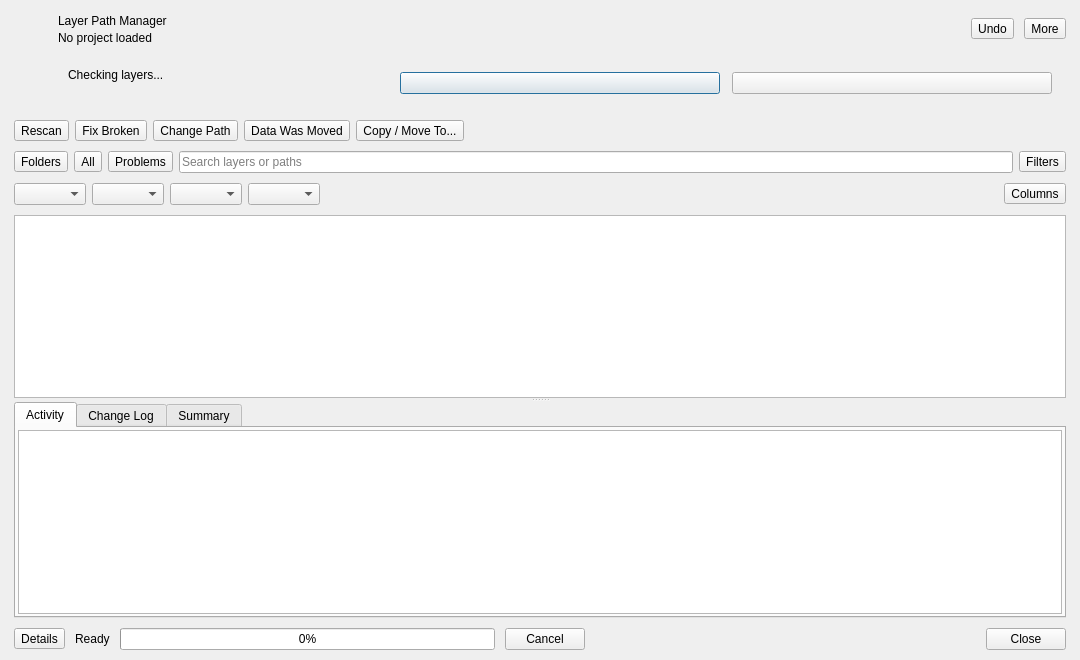
<?xml version="1.0" encoding="UTF-8"?>
<ui version="4.0">
 <class>LayerPathManagerDialogBase</class>
 <widget class="QDialog" name="LayerPathManagerDialogBase">
  <property name="geometry">
   <rect><x>0</x><y>0</y><width>1080</width><height>660</height></rect>
  </property>
  <property name="minimumSize">
   <size><width>760</width><height>460</height></size>
  </property>
  <property name="windowTitle">
   <string>Layer Path Manager</string>
  </property>
  <layout class="QVBoxLayout" name="rootLayout">
   <property name="spacing"><number>10</number></property>
   <property name="leftMargin"><number>14</number></property>
   <property name="topMargin"><number>12</number></property>
   <property name="rightMargin"><number>14</number></property>
   <property name="bottomMargin"><number>10</number></property>
   <!-- ===== Header: title + project ===== -->
   <item>
    <layout class="QHBoxLayout" name="headerLayout">
     <property name="spacing"><number>10</number></property>
     <item>
      <widget class="QLabel" name="iconLabel">
       <property name="minimumSize"><size><width>34</width><height>34</height></size></property>
       <property name="maximumSize"><size><width>34</width><height>34</height></size></property>
       <property name="scaledContents"><bool>true</bool></property>
      </widget>
     </item>
     <item>
      <layout class="QVBoxLayout" name="titleLayout">
       <property name="spacing"><number>0</number></property>
       <item><widget class="QLabel" name="titleLabel"><property name="text"><string>Layer Path Manager</string></property></widget></item>
       <item><widget class="QLabel" name="projectInfoLabel"><property name="text"><string>No project loaded</string></property></widget></item>
      </layout>
     </item>
     <item>
      <spacer name="headerSpacer">
       <property name="orientation"><enum>Qt::Horizontal</enum></property>
       <property name="sizeHint" stdset="0"><size><width>10</width><height>10</height></size></property>
      </spacer>
     </item>
     <item><widget class="QToolButton" name="btnUndo"><property name="text"><string>Undo</string></property></widget></item>
     <item><widget class="QToolButton" name="btnMore"><property name="text"><string>More</string></property></widget></item>
    </layout>
   </item>
   <!-- ===== Status banner: the problem + the one button that fixes it ===== -->
   <item>
    <widget class="QFrame" name="statusBanner">
     <layout class="QHBoxLayout" name="bannerLayout">
      <property name="spacing"><number>12</number></property>
      <property name="leftMargin"><number>14</number></property>
      <property name="topMargin"><number>12</number></property>
      <property name="rightMargin"><number>14</number></property>
      <property name="bottomMargin"><number>12</number></property>
      <item>
       <widget class="QLabel" name="bannerIcon">
        <property name="minimumSize"><size><width>28</width><height>28</height></size></property>
        <property name="maximumSize"><size><width>28</width><height>28</height></size></property>
        <property name="scaledContents"><bool>true</bool></property>
       </widget>
      </item>
      <item>
       <layout class="QVBoxLayout" name="bannerTextLayout">
        <property name="spacing"><number>2</number></property>
        <item><widget class="QLabel" name="bannerTitle"><property name="text"><string>Checking layers...</string></property></widget></item>
        <item><widget class="QLabel" name="bannerText"><property name="text"><string/></property><property name="wordWrap"><bool>true</bool></property></widget></item>
       </layout>
      </item>
      <item><widget class="QPushButton" name="bannerSecondary"><property name="text"><string/></property></widget></item>
      <item><widget class="QPushButton" name="bannerAction"><property name="text"><string/></property></widget></item>
     </layout>
    </widget>
   </item>
   <!-- ===== Main actions + search ===== -->
   <item>
    <layout class="QHBoxLayout" name="actionLayout">
     <property name="spacing"><number>6</number></property>
     <item><widget class="QToolButton" name="btnScan"><property name="text"><string>Rescan</string></property></widget></item>
     <item><widget class="QToolButton" name="btnRepair"><property name="text"><string>Fix Broken</string></property></widget></item>
     <item><widget class="QToolButton" name="btnEdit"><property name="text"><string>Change Path</string></property></widget></item>
     <item><widget class="QToolButton" name="btnRelocate"><property name="text"><string>Data Was Moved</string></property></widget></item>
     <item><widget class="QToolButton" name="btnCopy"><property name="text"><string>Copy / Move To...</string></property></widget></item>
     <item>
      <spacer name="actionSpacer">
       <property name="orientation"><enum>Qt::Horizontal</enum></property>
       <property name="sizeHint" stdset="0"><size><width>10</width><height>10</height></size></property>
      </spacer>
     </item>
    </layout>
   </item>
   <item>
    <layout class="QHBoxLayout" name="viewLayout">
     <property name="spacing"><number>6</number></property>
     <item><widget class="QToolButton" name="btnFolders"><property name="text"><string>Folders</string></property></widget></item>
     <item><widget class="QToolButton" name="btnShowAll"><property name="text"><string>All</string></property></widget></item>
     <item><widget class="QToolButton" name="btnShowProblems"><property name="text"><string>Problems</string></property></widget></item>
     <item>
      <widget class="QgsFilterLineEdit" name="searchEdit">
       <property name="minimumSize"><size><width>110</width><height>0</height></size></property>
       
       <property name="placeholderText"><string>Search layers or paths</string></property>
      </widget>
     </item>
     <item><widget class="QToolButton" name="btnFilters"><property name="text"><string>Filters</string></property></widget></item>
    </layout>
   </item>
   <!-- ===== Advanced filters (hidden until "Filters" is pressed) ===== -->
   <item>
    <widget class="QWidget" name="filterPanel">
     <layout class="QHBoxLayout" name="filterLayout">
      <property name="leftMargin"><number>0</number></property>
      <property name="topMargin"><number>0</number></property>
      <property name="rightMargin"><number>0</number></property>
      <property name="bottomMargin"><number>0</number></property>
      <item><widget class="QComboBox" name="statusFilter"/></item>
      <item><widget class="QComboBox" name="typeFilter"/></item>
      <item><widget class="QComboBox" name="providerFilter"/></item>
      <item><widget class="QComboBox" name="scopeCombo"/></item>
      <item>
       <spacer name="filterSpacer">
        <property name="orientation"><enum>Qt::Horizontal</enum></property>
        <property name="sizeHint" stdset="0"><size><width>10</width><height>10</height></size></property>
       </spacer>
      </item>
      <item><widget class="QToolButton" name="btnColumns"><property name="text"><string>Columns</string></property></widget></item>
     </layout>
    </widget>
   </item>
   <!-- ===== Table + collapsible details ===== -->
   <item>
    <widget class="QSplitter" name="verticalSplitter">
     <property name="orientation"><enum>Qt::Vertical</enum></property>
     <property name="childrenCollapsible"><bool>false</bool></property>
     <widget class="QTableView" name="layerTable">
      <property name="alternatingRowColors"><bool>true</bool></property>
      <property name="selectionMode"><enum>QAbstractItemView::ExtendedSelection</enum></property>
      <property name="selectionBehavior"><enum>QAbstractItemView::SelectRows</enum></property>
      <property name="sortingEnabled"><bool>true</bool></property>
      <property name="wordWrap"><bool>false</bool></property>
      <property name="showGrid"><bool>false</bool></property>
     </widget>
     <widget class="QTabWidget" name="logTabs">
      <property name="currentIndex"><number>0</number></property>
      <widget class="QWidget" name="tabActivity">
       <attribute name="title"><string>Activity</string></attribute>
       <layout class="QVBoxLayout" name="activityLayout">
        <property name="leftMargin"><number>2</number></property>
        <property name="topMargin"><number>2</number></property>
        <property name="rightMargin"><number>2</number></property>
        <property name="bottomMargin"><number>2</number></property>
        <item><widget class="QTextBrowser" name="activityText"/></item>
       </layout>
      </widget>
      <widget class="QWidget" name="tabAudit">
       <attribute name="title"><string>Change Log</string></attribute>
       <layout class="QVBoxLayout" name="auditLayout">
        <property name="leftMargin"><number>2</number></property>
        <property name="topMargin"><number>2</number></property>
        <property name="rightMargin"><number>2</number></property>
        <property name="bottomMargin"><number>2</number></property>
        <item><widget class="QTableWidget" name="auditTable"/></item>
       </layout>
      </widget>
      <widget class="QWidget" name="tabSummary">
       <attribute name="title"><string>Summary</string></attribute>
       <layout class="QVBoxLayout" name="summaryLayout">
        <property name="leftMargin"><number>2</number></property>
        <property name="topMargin"><number>2</number></property>
        <property name="rightMargin"><number>2</number></property>
        <property name="bottomMargin"><number>2</number></property>
        <item><widget class="QTextBrowser" name="summaryText"/></item>
       </layout>
      </widget>
     </widget>
    </widget>
   </item>
   <!-- ===== Footer ===== -->
   <item>
    <layout class="QHBoxLayout" name="statusLayout">
     <item><widget class="QToolButton" name="btnDetails"><property name="text"><string>Details</string></property></widget></item>
     <item><widget class="QLabel" name="statusLabel"><property name="text"><string>Ready</string></property></widget></item>
     <item><widget class="QProgressBar" name="progressBar"><property name="maximumWidth"><number>220</number></property><property name="value"><number>0</number></property></widget></item>
     <item><widget class="QPushButton" name="btnCancel"><property name="text"><string>Cancel</string></property></widget></item>
     <item>
      <spacer name="statusSpacer">
       <property name="orientation"><enum>Qt::Horizontal</enum></property>
       <property name="sizeHint" stdset="0"><size><width>10</width><height>10</height></size></property>
      </spacer>
     </item>
     <item><widget class="QLabel" name="selectionLabel"><property name="text"><string/></property></widget></item>
     <item><widget class="QPushButton" name="btnClose"><property name="text"><string>Close</string></property></widget></item>
    </layout>
   </item>
  </layout>
 </widget>
 <customwidgets>
  <customwidget>
   <class>QgsFilterLineEdit</class>
   <extends>QLineEdit</extends>
   <header>qgsfilterlineedit.h</header>
  </customwidget>
 </customwidgets>
 <resources/>
 <connections/>
</ui>
